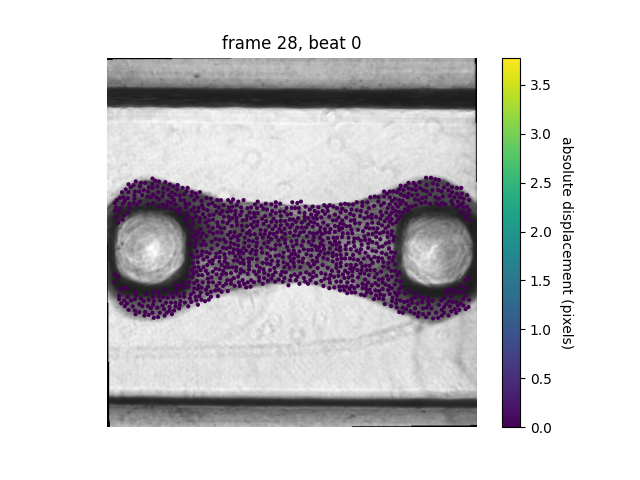
#> input picture tests/files/real_example_short/visualizations/pngs/pngs_abs/0028_disp.png, 640 x 480 px; its folder holds only this picture in this run
$ python -i create_tissue_mask.py   (imports and definitions only)
#> lines starting #> are read from the running program, lines starting #| are printed output that depends on the picture; after the words box and inside, x2 and y2 are one past the last pixel; in counts of white or black regions, pixels touching at a corner belong together
import matplotlib.pyplot as plt
from microbundlecompute import image_analysis as ia
import numpy as np
from pathlib import Path
from scipy import ndimage
from skimage.filters import threshold_otsu, gabor, sobel
from skimage.measure import label, regionprops
from skimage import morphology
from typing import List, Union

# [4 lines left out: function apply_median_filter, not called in this run]


def apply_gaussian_filter(array: np.ndarray, filter_size: int) -> np.ndarray:
    """Given an image array. Will return the gaussian filter applied by scipy"""
    filtered_array = ndimage.gaussian_filter(array, filter_size)
    return filtered_array


def apply_sobel_filter(array: np.ndarray) -> np.ndarray:
    """Given an image array. Will return the sobel filter."""
    res = sobel(array)
    return res


def compute_otsu_thresh(array: np.ndarray) -> Union[float, int]:
    """Given an image array. Will return the otsu threshold applied by skimage."""
    thresh = threshold_otsu(array)
    return thresh


def apply_otsu_thresh(array: np.ndarray) -> np.ndarray:
    """Given an image array. Will return a boolean numpy array with an otsu threshold applied."""
    thresh = compute_otsu_thresh(array)
    thresh_img = array > thresh
    return thresh_img


# [15 lines left out: functions gabor_filter, invert_mask, not called in this run]


def get_largest_regions(array: np.ndarray, num_regions: int = 1) -> List:
    """Given a thresholded image. Will return a list of the num_regions largest regions.
    If there are fewer than num_regions regions, will return all regions."""
    label_image = label(array)
    region_props = regionprops(label_image)
    area_list = []
    for region in region_props:
        area_list.append(region.area)
    ranked = np.argsort(area_list)[::-1]
    num_to_return = np.min([len(ranked), num_regions])
    regions_list = []
    for kk in range(0, num_to_return):
        idx = ranked[kk]
        regions_list.append(region_props[idx])
    return regions_list


def region_to_mask(region: object, array: np.ndarray) -> np.ndarray:
    """Given regions. Will return a mask of the coordinates of the region."""
    coords = region.coords
    mask = np.zeros(array.shape)
    for kk in range(0, coords.shape[0]):
        mask[coords[kk, 0], coords[kk, 1]] = 1
    return mask


def close_region(array: np.ndarray, radius: int = 1) -> np.ndarray:
    """Given an array with a small hole. Will return a closed array."""
    footprint = morphology.disk(radius, dtype=bool)
    closed_array = morphology.binary_closing(array, footprint)
    return closed_array


# [8 lines left out: function segment_mask_1, not called in this run]


def segment_mask_2(array: np.ndarray):
    sob = apply_sobel_filter(array)
    blurred = apply_gaussian_filter(sob, 5)
    thresh_img = apply_otsu_thresh(blurred)
    region = get_largest_regions(thresh_img)[0]
    mask_region = region_to_mask(region, array)
    # mask_region_closed = close_region(mask_region, 5)
    mask_region_closed = close_region(mask_region, 10)
    return mask_region_closed


# [43 lines left out: functions segment_mask_3, save_mask, run_create_tissue_mask, not called in this run]

>>> import cv2
>>> picture = cv2.imread('../../tests/files/real_example_short/visualizations/pngs/pngs_abs/0028_disp.png', cv2.IMREAD_GRAYSCALE)
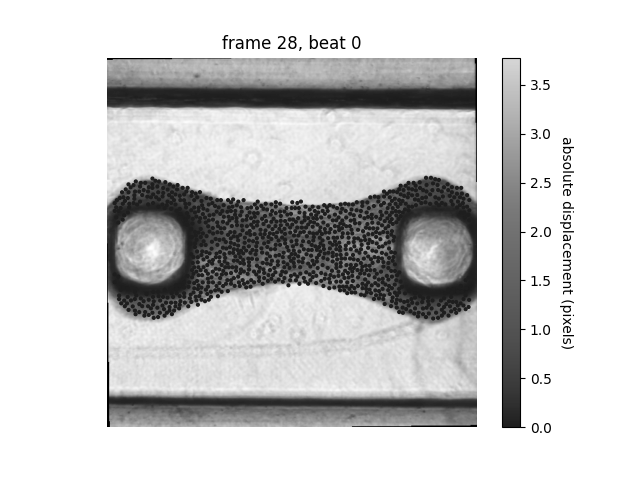
#> picture: shape (480, 640); min 0, max 255, mean 205.5
>>> result = segment_mask_2(picture)
#> in apply_sobel_filter, `res = sobel(array)`:
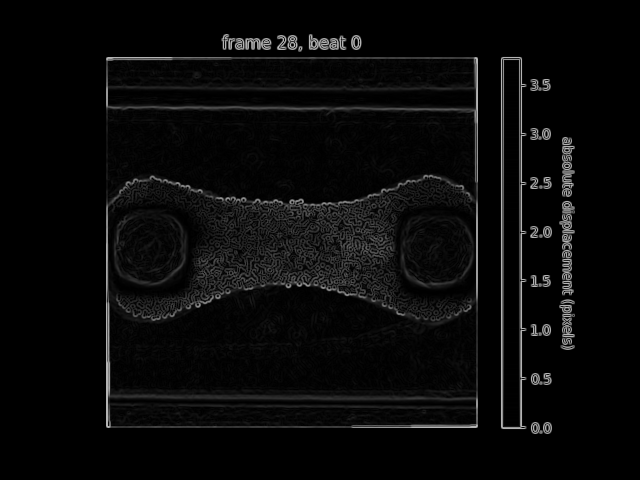
#> res: shape (480, 640) float64; min 0, max 0.768, mean 0.0373
#> in apply_gaussian_filter, `filtered_array = ndimage.gaussian_filter(array, filter_size)`:
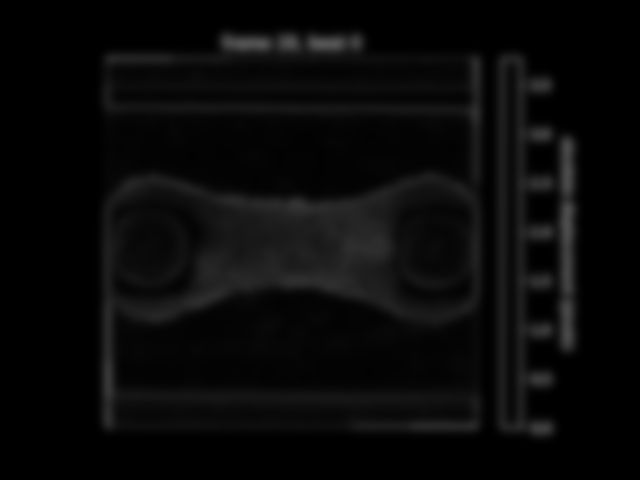
#> filtered_array: shape (480, 640) float64; min 0, max 0.331, mean 0.0373
#> in compute_otsu_thresh, `thresh = threshold_otsu(array)`: thresh = 0.0654
#> in apply_otsu_thresh, `thresh_img = array > thresh`:
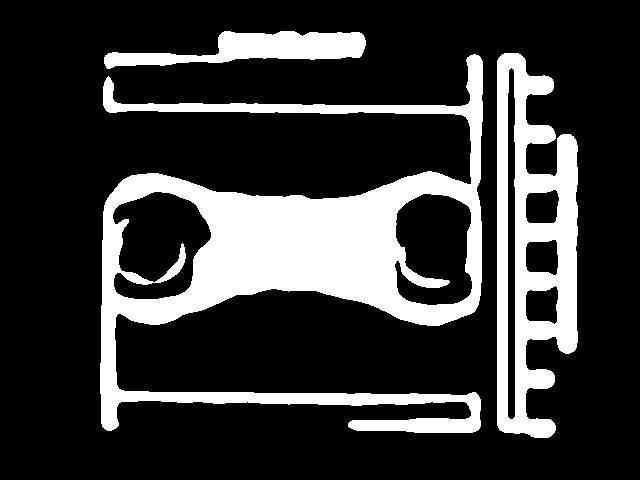
#> thresh_img: shape (480, 640) bool; 21.8% white; 3 white regions
#> in get_largest_regions, `label_image = label(array)`:
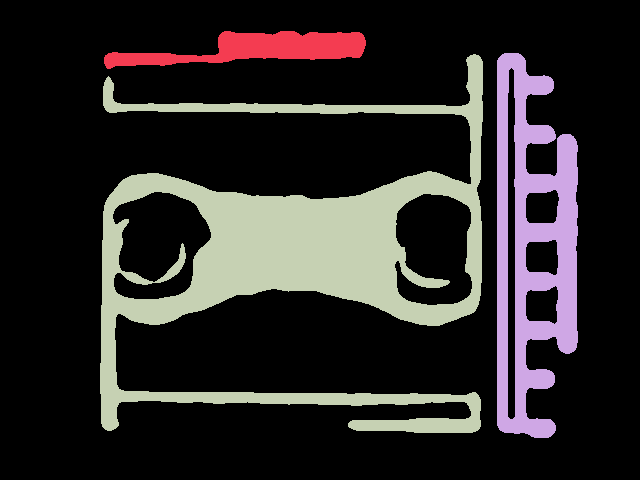
#> label_image: shape (480, 640) int32; 4 distinct labels, from 0 to 3; one colour per label, 0 black
#> in get_largest_regions, `region_props = regionprops(label_image)`: region_props = 3 regions; box (x1, y1, x2, y2) and area: (100, 54, 483, 433) 44666, (497, 53, 578, 438) 17346, (104, 31, 366, 69) 5055
#> the loop in get_largest_regions, `for region in region_props:` made 3 passes
#> after the loop in get_largest_regions, `for region in region_props:`: area_list = [5055, 17346, 44666]
#> in get_largest_regions, `ranked = np.argsort(area_list)[::-1]`: ranked = [2, 1, 0]
#> in get_largest_regions, `num_to_return = np.min([len(ranked), num_regions])`: num_to_return = 1
#> the loop in get_largest_regions, `for kk in range(0, num_to_return):` made 1 pass
#> idx on pass 1: 2
#> after the loop in get_largest_regions, `for kk in range(0, num_to_return):`: regions_list = 1 regions; box (x1, y1, x2, y2) and area: (100, 54, 483, 433) 44666
#> in segment_mask_2, `mask_region = region_to_mask(region, array)`:
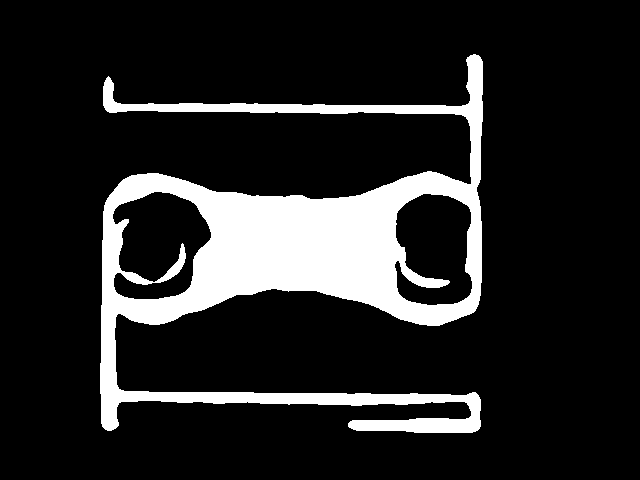
#> mask_region: shape (480, 640) float64; values 0 (black) and 1 (white), 14.5% white; 1 white region, box (x1, y1, x2, y2) and area: (100, 54, 483, 433) 44666
#> in close_region, `closed_array = morphology.binary_closing(array, footprint)`:
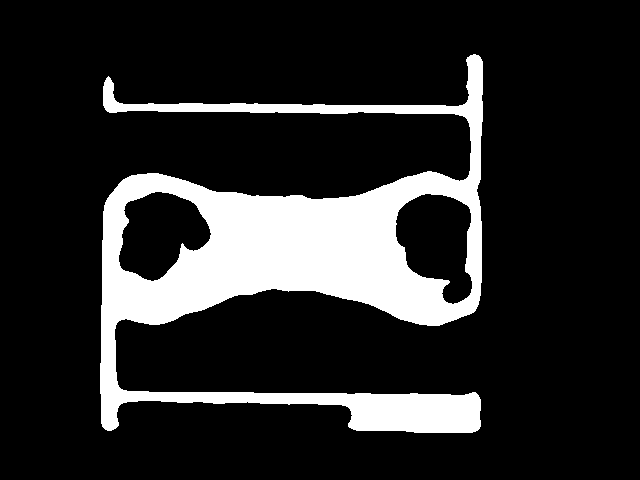
#> closed_array: shape (480, 640) bool; 16.1% white; 1 white region, box (x1, y1, x2, y2) and area: (100, 54, 483, 433) 49454
